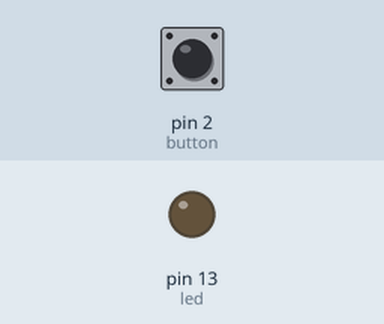
Simulated run of this sketch. Board: Arduino Uno, built with avr-gcc and run on an emulated ATmega328P. Shown: output pins drawn as LEDs (lit = HIGH). Inputs (shaded band) come from the test bench; at power-on: pin 2 (button) LOW.

Above: at 1.2 s.
1.3 s: pin 2 (button) pulled HIGH for 0.15 s
At 1.4 s:
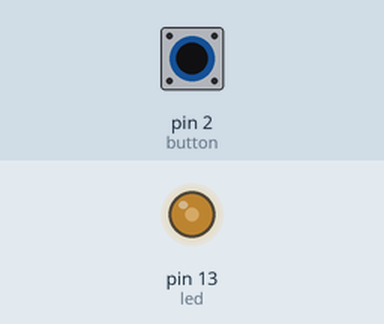
3.0 s: pin 2 (button) pulled HIGH for 1 s
At 4.5 s:
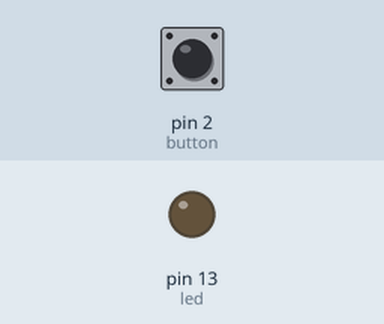
5.5 s: pin 2 (button) pulled HIGH for 3.2 s
At 6.8 s:
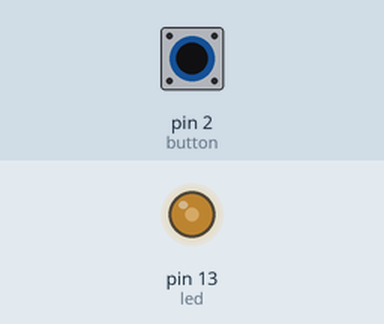
Timing chart, 0 to 10.2 s (numbered marks = the images above; inputs shaded):
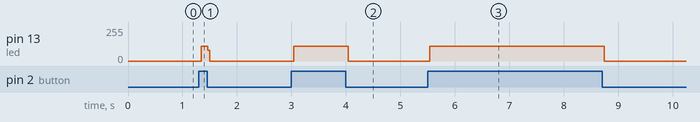

The sketch:

PushButton.ino
```cpp
int led=13;
int button=2;
void setup()
{
  pinMode(led,OUTPUT);
  pinMode(button,INPUT);
}
void loop()
{
  digitalWrite(led,LOW);
  int x=digitalRead(button);
  if(x==HIGH)
  {
    digitalWrite(led,HIGH);
  }
  else
  {
    digitalWrite(led,LOW);
  }
}
```

Measured:
- after the input at 1.3 s, pin 13 (led): 0/255 → 109/255 at once, → 0/255 0.12 s later
- after the input at 3.0 s, pin 13 (led): 0/255 → 109/255 at once, → 0/255 1.0 s later
- after the input at 5.5 s, pin 13 (led): 0/255 → 109/255 at once, → 0/255 3.2 s later
